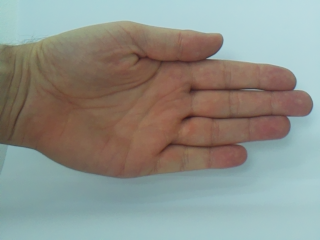
#> input picture ImagerTool/data/paper/1727519866943305906.png, 320 x 240 px, found by its file name
$ python circumference.py
#> lines starting #> are read from the running program, lines starting #| are printed output that depends on the picture; after the words box and inside, x2 and y2 are one past the last pixel; in counts of white or black regions, pixels touching at a corner belong together
import imutils
import cv2

image = cv2.imread("c:\\Users\\koend\\Documents\\steenpapierschaar-tech\\ImagerTool\\data\\paper\\1727519866943305906.png")
#> image is the input picture: shape (240, 320, 3); mean B, G, R 138.3, 145.3, 142.2
gray = cv2.cvtColor(image, cv2.COLOR_BGR2GRAY)
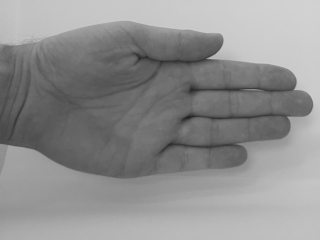
#> gray: shape (240, 320); min 32, max 211, mean 143.6

# Pas een drempelwaarde toe
rect, thresh = cv2.threshold(gray, 128, 255, cv2.THRESH_BINARY_INV + cv2.THRESH_OTSU)
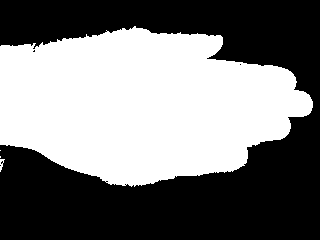
#> thresh: shape (240, 320); 47.4% white; 4 white regions (2 under 20 px)
#> rect = 141

# Zoek de contouren met een hiërarchie, zodat we zowel de buitenste als de binnenste contouren hebben
contours, hierarchy = cv2.findContours(thresh, cv2.RETR_TREE, cv2.CHAIN_APPROX_SIMPLE)
#> contours = 9 contours, 7 with area under 20; largest, box (x1, y1, x2, y2) and area: (0, 26, 313, 187) 35922, (0, 159, 5, 172) 21

# Teken alle contouren (zowel buiten als binnen)
for i, contour in enumerate(contours):
    # Bepaal de omtrek van de contour
    perimeter = cv2.arcLength(contour, True)

    # Print of het een buitenste of binnenste contour is
    cv2.drawContours(image, [contour], -1, (0, 255, 0), 2)
#> this loop made 9 passes
#> perimeter on passes 1, 2, 5, 7, 9: 30.49, 10.49, 965.1, 7.66, 9.07
#> (contour, perimeter) on passes 3, 4, 6, 8: ([[0, 156], [0, 157]], 2), ([[0, 150]], 0), ([[124, 184], [125, 183], [126, 184], [125, 185]], 5.66), ([[239, 64], [240, 63], [241, 64], [240, 65]], 5.66)
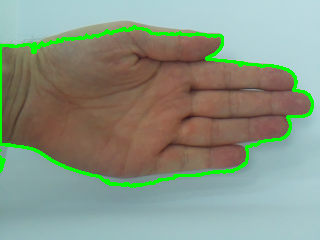
#> image: shape (240, 320, 3); 3.92% of pixels changed, all inside (x1, y1, x2, y2) = (0, 25, 314, 188)

# Toon het resultaat
cv2.imshow('Contour Image', image)
cv2.imshow('Threshold', thresh)

cv2.waitKey(0)
cv2.destroyAllWindows()

$ run again, with ImagerTool/data/paper/1727519870134136284.png copied over ImagerTool/data/paper/1727519866943305906.png
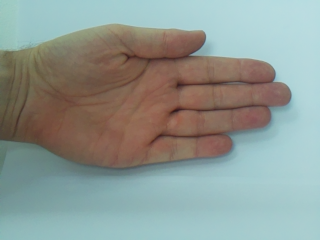
#> input picture ImagerTool/data/paper/1727519870134136284.png, 320 x 240 px, found by its file name
#> image is the input picture: shape (240, 320, 3); mean B, G, R 147, 152.6, 142.3
#> `rect, thresh = cv2.threshold(gray, 128, 255, cv2.THRESH_BINARY_INV + c..`:
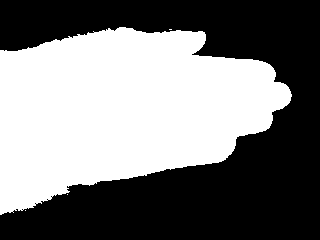
#> thresh: shape (240, 320); 48% white; 4 white regions (3 under 20 px)
#> rect = 147
#> contours = 8 contours, 7 with area under 20; largest, box (x1, y1, x2, y2) and area: (0, 27, 292, 215) 36408
#> the loop `for i, contour in enumerate(contours):` made 8 passes
#> (contour, perimeter) on passes 1, 2, 3, 5, 6, 7, 8: ([[25, 210]], 0), ([[67, 194]], 0), ([[169, 29], [171, 29]], 4), ([[21, 209], [22, 208], [23, 209], [22, 210]], 5.66), ([[34, 203], [35, 202], [36, 203], [35, 204]], 5.66), ([[46, 199], [47, 198], [48, 199], [47, 200]], 5.66), ([[50, 196], [51, 195], [52, 196], [51, 197]], 5.66)
#> after the loop `for i, contour in enumerate(contours):`:
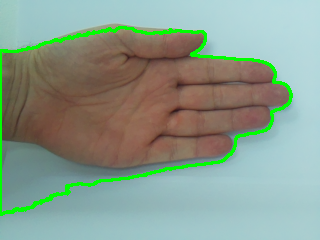
#> image: shape (240, 320, 3); 3.67% of pixels changed, all inside (x1, y1, x2, y2) = (0, 26, 293, 216)

$ run again, with ImagerTool/data/paper/1727519870688740553.png copied over ImagerTool/data/paper/1727519866943305906.png
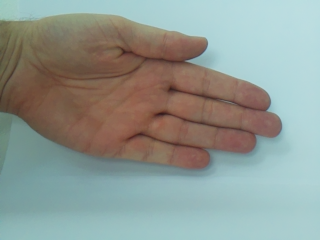
#> input picture ImagerTool/data/paper/1727519870688740553.png, 320 x 240 px, found by its file name
#> image is the input picture: shape (240, 320, 3); mean B, G, R 146.8, 153, 143.5
#> `rect, thresh = cv2.threshold(gray, 128, 255, cv2.THRESH_BINARY_INV + c..`:
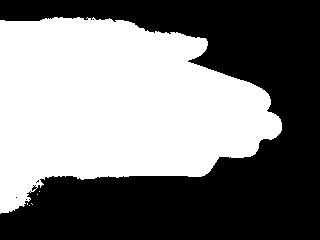
#> thresh: shape (240, 320); 48.9% white; 6 white regions (5 under 20 px)
#> rect = 148
#> contours = 16 contours, 15 with area under 20; largest, box (x1, y1, x2, y2) and area: (0, 17, 282, 214) 37122
#> the loop `for i, contour in enumerate(contours):` made 16 passes
#> (contour, perimeter) on passes 1, 2, 3, 4, 5, 7, 8, 9: ([[29, 205]], 0), ([[31, 203], [32, 204]], 2.83), ([[27, 203], [27, 204]], 2), ([[37, 194]], 0), ([[39, 191]], 0), ([[28, 199], [29, 198], [30, 199], [29, 200]], 5.66), ([[25, 199], [26, 198], [27, 199], [26, 200]], 5.66), ([[15, 197], [16, 196], [17, 197], [16, 198]], 5.66)
#> after the loop `for i, contour in enumerate(contours):`:
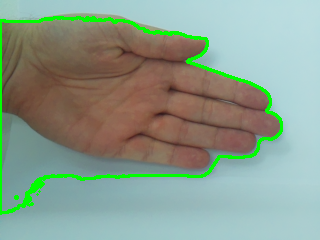
#> image: shape (240, 320, 3); 3.91% of pixels changed, all inside (x1, y1, x2, y2) = (0, 16, 283, 215)

$ run again, with ImagerTool/data/paper/1727519871202075217.png copied over ImagerTool/data/paper/1727519866943305906.png
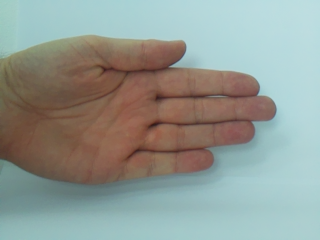
#> input picture ImagerTool/data/paper/1727519871202075217.png, 320 x 240 px, found by its file name
#> image is the input picture: shape (240, 320, 3); mean B, G, R 148.2, 154.5, 146.3
#> `rect, thresh = cv2.threshold(gray, 128, 255, cv2.THRESH_BINARY_INV + c..`:
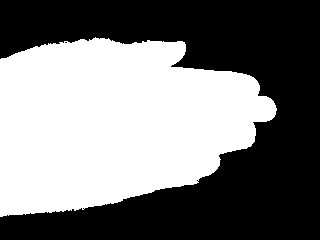
#> thresh: shape (240, 320); 47.7% white; 1 white region
#> rect = 149
#> contours = 4 contours, 3 with area under 20; largest, box (x1, y1, x2, y2) and area: (0, 37, 277, 217) 36237
#> the loop `for i, contour in enumerate(contours):` made 4 passes
#> perimeter on passes 1, 4: 909.8, 7.66
#> after the loop `for i, contour in enumerate(contours):`:
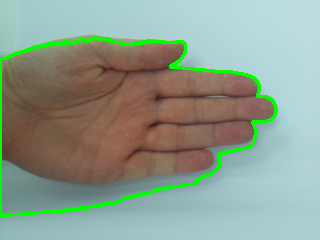
#> image: shape (240, 320, 3); 3.5% of pixels changed, all inside (x1, y1, x2, y2) = (0, 36, 278, 218)
